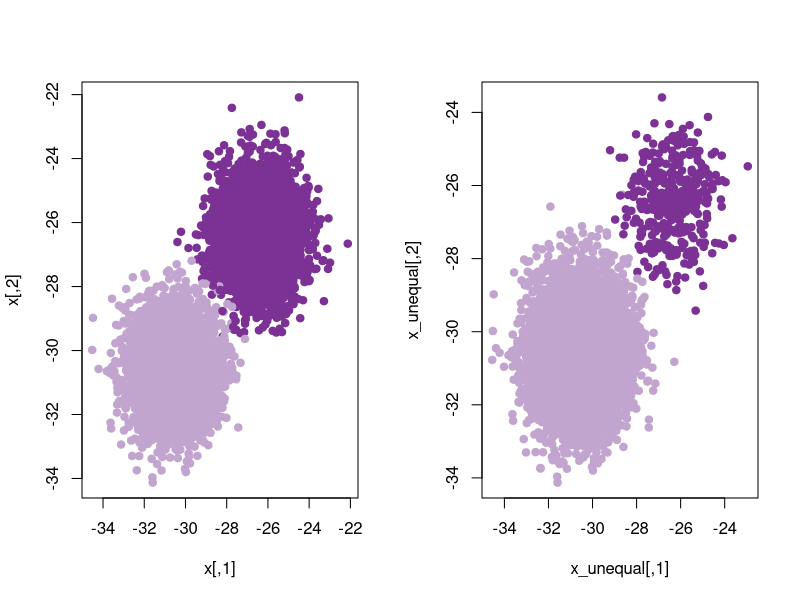
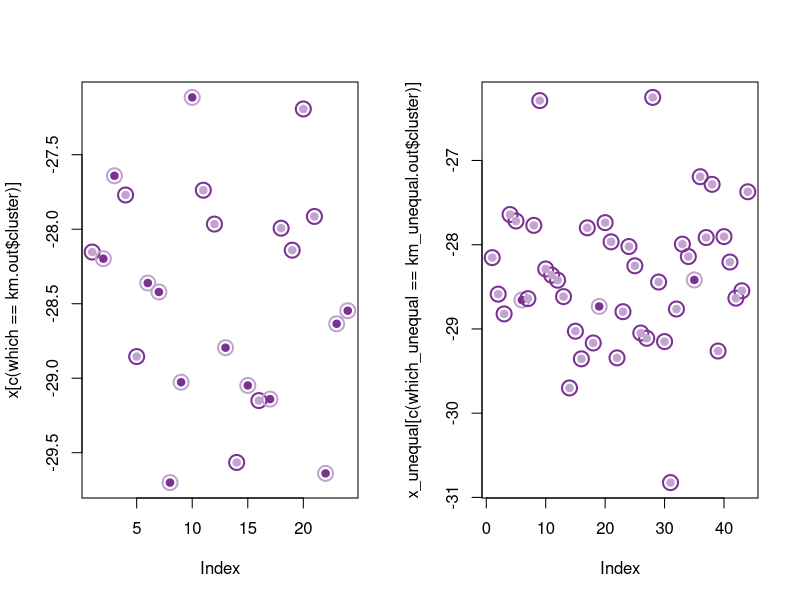

Here is the R script that generated these plots, in order:
# generate a dataset with 4 different classes
# generate dataset with unequal sizes
library(RColorBrewer)

brewer.pal(n = 4, name = "PRGn")
palette(brewer.pal(n = 4, name = "PRGn"))



set.seed(20000)
data_size = 10000
x = matrix(rnorm(data_size * 2), data_size, 2)
xmean = matrix(rnorm(2, sd = 40), 2, 2)
which_unequal = sample(c(1,2), data_size, replace = TRUE, prob = c(0.04, 0.96))
which = sample(c(1,2), data_size, replace = TRUE)
x_unequal = x + xmean[which_unequal, ]
x = x + xmean[which, ]
par(mfrow=c(1,2)) 
plot(x, col = which, pch = 19)
plot(x_unequal, col = which_unequal, pch = 19)


## apply k-means 
km_unequal.out = kmeans(x_unequal, 2, nstart = 15)
km.out = kmeans(x, 2, nstart = 15)
km_unequal.out
km.out



## plot the result
par(mfrow=c(1,2))
plot(x[c(which == km.out$cluster)], col = km.out$cluster, cex = 2, pch = 1, lwd = 2)
points(x[c(which == km.out$cluster)], col = c(1,2)[which], pch = 19)

plot(x_unequal[c(which_unequal == km_unequal.out$cluster)], col = km_unequal.out$cluster, cex = 2, pch = 1, lwd = 2)
points(x_unequal[c(which_unequal == km_unequal.out$cluster)], col = which_unequal, pch = 19)
points(x_unequal, col = c(2,1)[which_unequal], pch = 19)



## tabling 
table(which_unequal, km_unequal.out$cluster)

table(which, km.out$cluster)
